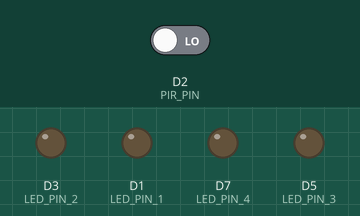
Recording of a sketch running on a simulated ESP8266 (NodeMCU). Parts: output pins drawn as LEDs (lit = HIGH). The inputs (shaded band) are chosen by the test bench; at power-on: D2 (PIR_PIN) LOW. What the sketch prints to the serial monitor is not drawn.

Above: at 1.3 s.
1.4 s: D2 (PIR_PIN) driven HIGH
At 2.7 s:
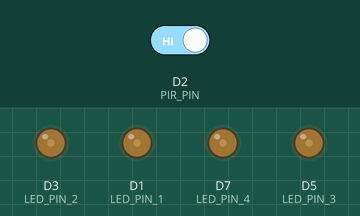
At 7.6 s:
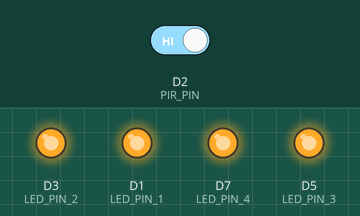
Timing chart, 0 to 9.1 s (numbered marks = the images above; inputs shaded):
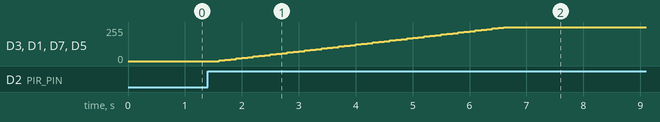

Measured:
- after the input at 1.4 s, D3 (LED_PIN_2), D1 (LED_PIN_1), D7 (LED_PIN_4), D5 (LED_PIN_3): moves from 0/255 to 255/255 over 5.0 s, starting after 0.20 s

The sketch:

lampu_breath.ino
```cpp
#define LED_PIN_1 D1 // Pin untuk LED 1
#define LED_PIN_2 D3 // Pin untuk LED 2
#define LED_PIN_3 D5 // Pin untuk LED 3
#define LED_PIN_4 D7 // Pin untuk LED 4
#define PIR_PIN D2    // Pin untuk sensor PIR

#define FADE_DELAY 10 // Waktu jeda antara setiap iterasi fading (dalam milidetik)
#define MAX_BRIGHTNESS 1023 // Tingkat kecerahan maksimum
#define MIN_BRIGHTNESS 0 // Tingkat kecerahan minimum

bool motionDetected = false;

void setup() {
  pinMode(LED_PIN_1, OUTPUT);
  pinMode(LED_PIN_2, OUTPUT);
  pinMode(LED_PIN_3, OUTPUT);
  pinMode(LED_PIN_4, OUTPUT);
  pinMode(PIR_PIN, INPUT);
  Serial.begin(9600);
}

void loop() {
  int sensorValue = digitalRead(PIR_PIN);
  if (sensorValue == HIGH) {
    motionDetected = true;
  }

  if (motionDetected) {
    rotateLights(100); // Kecepatan rotasi lampu dalam milidetik
    motionDetected = false; // Reset flag deteksi gerakan setelah menyalakan lampu
  }

  // Treshold untuk menentukan apakah ada objek atau tidak
  if (sensorValue == HIGH) {
    Serial.println(sensorValue);
    Serial.println("object detected");
  } else {
    Serial.println(sensorValue);
    Serial.println("no object");
  }

  delay(250);
}

void rotateLights(int speed) {
  int brightness = MIN_BRIGHTNESS;
  int fadeAmount = 5;

  while (brightness < MAX_BRIGHTNESS) {
    analogWrite(LED_PIN_1, brightness);
    analogWrite(LED_PIN_2, brightness);
    analogWrite(LED_PIN_3, brightness);
    analogWrite(LED_PIN_4, brightness);
    brightness += fadeAmount;
    delay(speed);
  }

  brightness = MAX_BRIGHTNESS;

  while (brightness > MIN_BRIGHTNESS) {
    analogWrite(LED_PIN_1, brightness);
    analogWrite(LED_PIN_2, brightness);
    analogWrite(LED_PIN_3, brightness);
    analogWrite(LED_PIN_4, brightness);
    brightness -= fadeAmount;
    delay(speed);
  }
}
```
